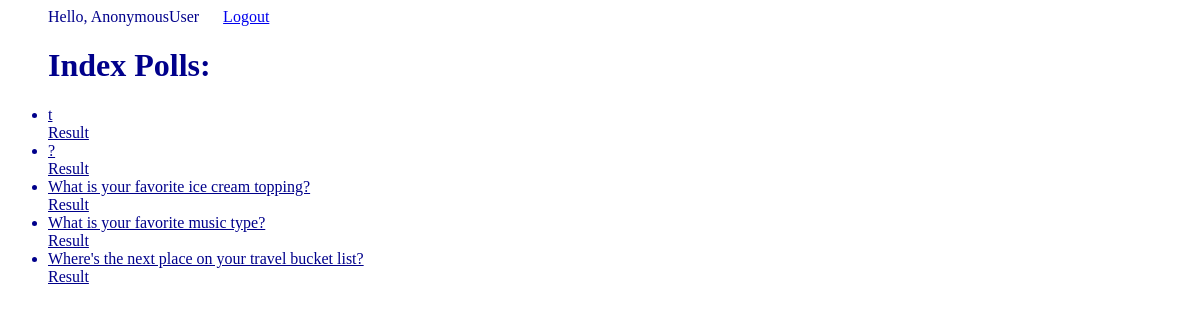
The page /polls/ on the database as committed earlier.
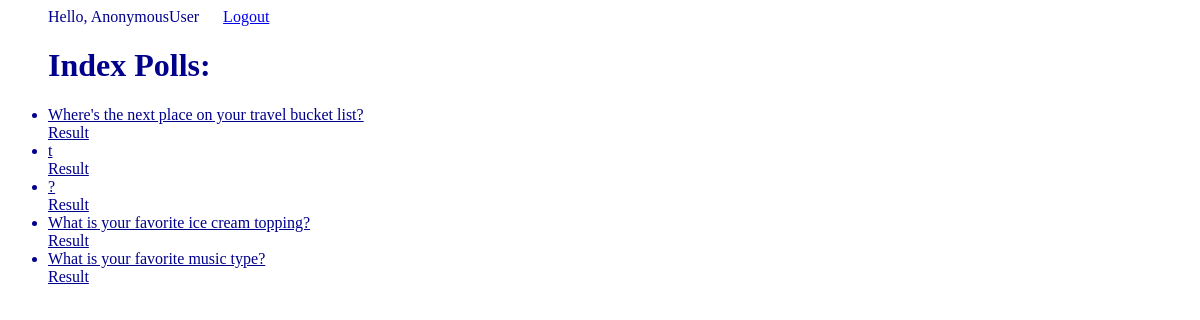
The same page on the database as committed later.
### polls/models.py (models this page shows, shortened)
class Question(models.Model):
    question_text = models.CharField(max_length=200)
    pub_date = models.DateTimeField('date published')
    end_date = models.DateTimeField('ending date')
    def was_published_recently(self):
        """Check that question was published recently or not.

        Returns:
            True if in the vote period. False for otherwise.
        """
        now = timezone.now()
        return now - datetime.timedelta(days=1) <= self.pub_date <= now
    was_published_recently.admin_order_field = 'pub_date'
    was_published_recently.boolean = True
    was_published_recently.short_description = 'Published recently?'

### polls/views.py (the view)
# urls.py: path('', views.IndexView.as_view(), name='index'),
class IndexView(generic.ListView):
    template_name = 'polls/index.html'
    context_object_name = 'latest_question_list'
    def get_queryset(self):
        return Question.objects.filter(pub_date__lte=timezone.now()).order_by('-pub_date')[:]

### polls/templates/polls/index.html (shortened to what this page needs)
{% load static %}
<link rel="stylesheet" type="text/css" href="{% static 'polls/style.css' %}">
<ul style="color: darkblue">
    <span class="hello-msg">Hello, {{ request.user }}</span>
    <span class="hello-msg"><a href="{% url 'polls:logout' %}">Logout</a> </span>
    <h1>
        Index Polls:
    </h1>
</ul>
{% if latest_question_list %}
    <ul style="color: darkblue">
    {% for question in latest_question_list %}
        <li><a style="color: darkblue " href="{% url 'polls:detail' question.id %}">{{ question.question_text }}</a></li>
        <a style="color: darkblue " href="{% url 'polls:results' question.id %}">Result</a></li>
    {% endfor %}
    </ul>
{% else %}
    <p>No polls are available.</p>
{% endif %}

Rows that differ between the two databases and show on the page:
changed Question "Where's the next place on your travel bucket list?": moves up the list
